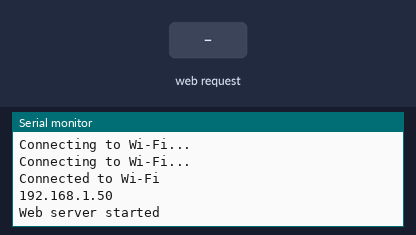
Bench run of a sketch on a simulated ESP32. Parts: the last lines printed to the serial monitor. Inputs (shaded band) come from the test bench. WiFi joins after 1.5 s; servers stay silent unless stated.

Above: at 3.2 s.
3.3 s: HTTP request GET /offset?x_offset=1&distance=1 received
At 3.7 s:
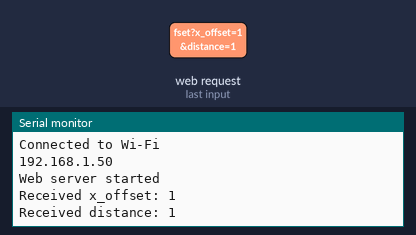
4.8 s: HTTP request GET /offset?x_offset=120&distance=120 received
At 6.0 s:
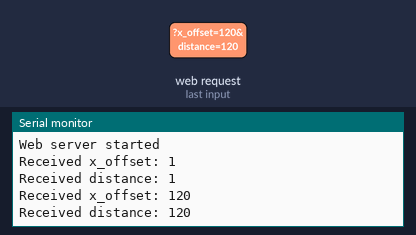

The sketch:

espUart.ino
```cpp
#include <WiFi.h> //Library for WiFi connection
#include <WebServer.h> // Library to handle hTTP requests and setting up webserver on the ESP32


const char* ssid = "ESP32"; // Define the ssid of the network that ESP32 has to conenct to
const char* password = "itsninehertz"; // Define the password of the network the ESP32 has to connect to


WebServer server(80); // Create a webserver object on port 80 to listen for requests


int x_offset = 0; // Define the x-offset variable to recieve the x_offset through the query parameters
int distance = 0; //Define the distance variable to recieve the distance through the query parameters

void handleOffset() { //Create the handleOffset to be called when the request is made to the /offset path
  if (server.hasArg("x_offset") && server.hasArg("distance")) { //Check if the HTTP rquest has both of these parameters i.e. x_offset and distance
    x_offset = server.arg("x_offset").toInt(); //Extract the data from the HTTP request and convert them from string to int and store them in the respective variable
    distance = server.arg("distance").toInt(); //Extract the data from the HTTP request and convert them from string to int and store them in the respective variable


    Serial.print("Received x_offset: "); //Print "Received x_offset: ""
    Serial.println(x_offset); //print the x_offset value recieved and move to the next line
    Serial.print("Received distance: "); // print "Received distance: "
    Serial.println(distance); //print the x_offset value recieved and move to the next line
    server.send(200, "text/plain", "Offsets received"); //Send a response to the client saying Offsets recieved
  }
  else{
    server.send(200,"text/plain", "Offsets not recieved"); //Else send a response to the client that offsets not recieved
  }


}

void setup() {
  Serial.begin(115200); //Start the serial communication at 115200 baud rate
  Serial2.begin(115200, SERIAL_8N1 , 3 , 1); /*Start the serial communication at 115200 baud rate for the second serial port for communication
  with Arduino NANO with pins 3(RX) , 1(TX)*/

  WiFi.begin(ssid, password); // Start the conenection to wifi at the specified ssid and password
  while (WiFi.status() != WL_CONNECTED) { //Run this lopp till the WIFI is connected
    delay(1000); //Have a delay of 1second
    Serial.println("Connecting to Wi-Fi..."); //Print Connecting to WiFi
  }
  Serial.println("Connected to Wi-Fi"); //Print connected to WiFi after we get out of the loop
  Serial.println(WiFi.localIP()); //Print the local IP address of the ESP32

  server.on("/offset", handleOffset); // Set up a route so that when a GET request is made to the /offset path the handleOffset function is called
  server.begin(); // Start up the WebServer
  Serial.println("Web server started"); //Print "Web server started"
}

void loop() {
  server.handleClient(); //Keeps checking for icoming client requests and processes it
  Serial2.print(x_offset); // the following two lines sends the current values of x_offset and distance over the serial communication (UART) to arduino NANO formatted as "{x_offset},{distance}"
  Serial2.print(",");
  Serial2.println(distance);
}
```

Measured:
- after the input at 3.3 s, the serial monitor: prints a new line at once (image 1)
- after the input at 4.8 s, the serial monitor: prints a new line at once (image 2)
